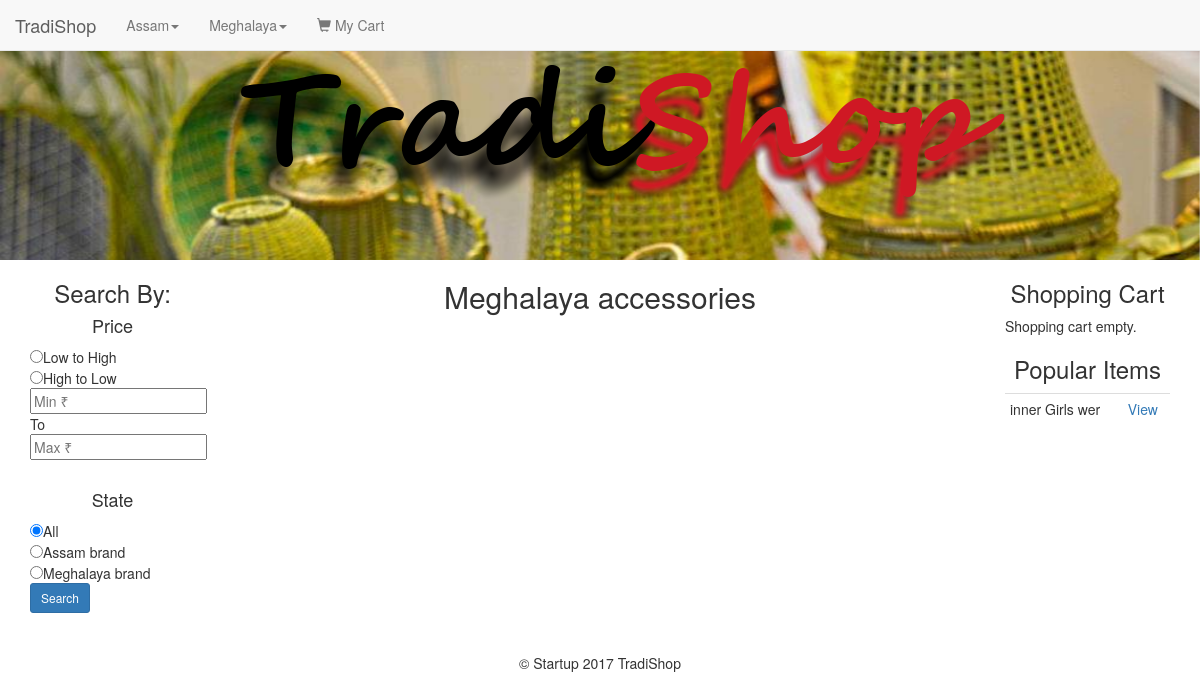
/category.php?cat=10, run on an earlier commit of the app's database.
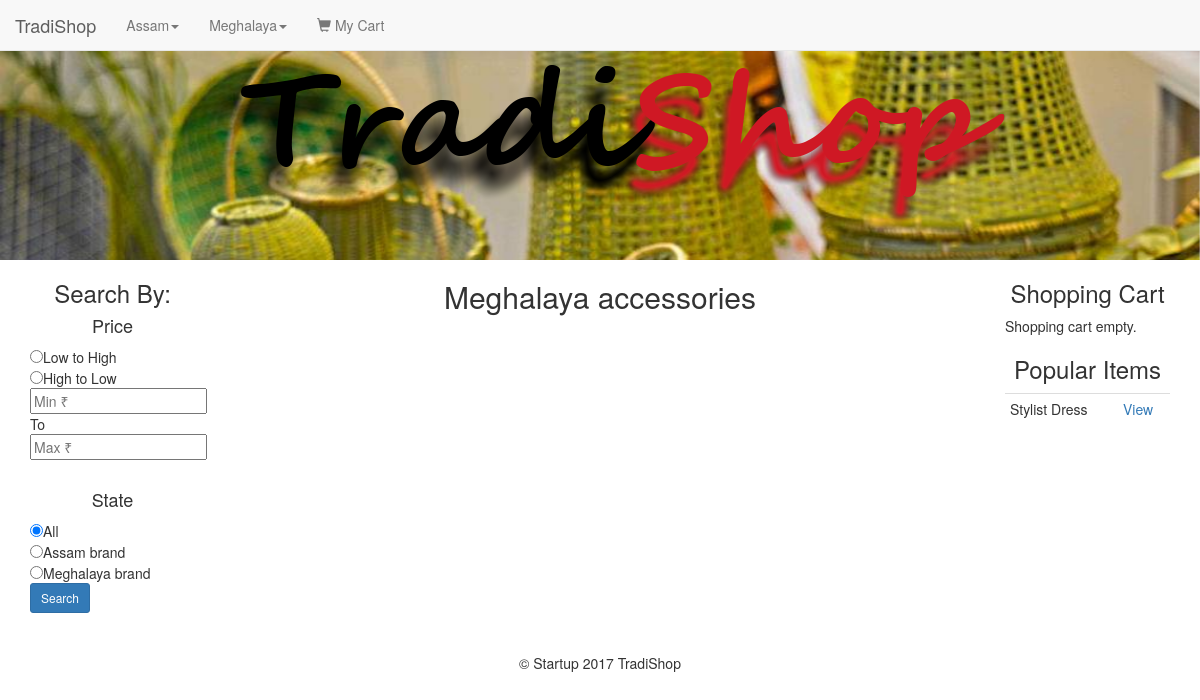
And on a later commit of the database.
### tables this page shows
CREATE TABLE `products` (
  `id` int(11) NOT NULL,
  `title` varchar(255) NOT NULL,
  `price` decimal(10,2) NOT NULL,
  `list_price` decimal(10,2) NOT NULL,
  `state` int(11) NOT NULL,
  `categories` varchar(255) NOT NULL,
  `image` varchar(255) NOT NULL,
  `description` text NOT NULL,
  `featured` tinyint(4) NOT NULL DEFAULT 0,
  `sizex` text NOT NULL,
  `deleted` tinyint(4) NOT NULL DEFAULT 0
);

### helpers/helpers.php (called while the page is built, shortened)
<?php
function sanitize($dirty)
{
  return htmlentities($dirty,ENT_QUOTES,"UTF-8");
}
function get_category($child_id){
  global $db;
  $id = sanitize($child_id);
  $sql = "SELECT p.id AS 'pid', p.category AS 'parent', c.id AS 'cid', c.category AS 'child'
          FROM categories c
          INNER JOIN categories p
          On c.parent = p.id
          WHERE c.id = '$id'";
  $query = $db->query($sql);
  $category = mysqli_fetch_assoc($query);
  return $category;
}

### category.php (the view, shortened to what this page needs)
<?php
			include "include/head.php";
		 	include "include/navigation.php";
			include "include/headerpartial.php";
			include "include/leftbar.php";
    if(isset($_GET['cat'])){
      $cat_id = sanitize($_GET['cat']);
    }else{
      $cat_id = '';
    }
      $category = get_category($cat_id);
?>
		<div class="col-md-8">
			<div class="row">
				<h2 class="text-center"><?=$category['parent'].' '.$category['child'];?></h2>
			</div>
		</div>
		<?php include "include/rightbar.php";
					include "include/footer.php";
		?>

### include/widgets/recent.php
<h3 class="text-center">Popular Items</h3>
<?php
  $transQ = $db->query("SELECT * FROM cart WHERE paid=1 ORDER BY id DESC LIMIT 5");
  $results = array();
  while ($row = mysqli_fetch_assoc($transQ)) {
    $results[] = $row;
  }
  $row_count = $transQ->num_rows;
  $used_ids =  array();
  for ($i=0; $i < $row_count; $i++) {
    $json_items  = $results[$i]['items'];
    $items = json_decode($json_items,true);
    foreach ($items as $item) {
      if(!in_array($item['id'], $used_ids)){
        $used_ids[] = $item['id'];
      }
    }
  }
 ?>
 <div id="recent_widget">
   <table class="table table-condensed">
     <?php foreach($used_ids as $id):
       $productQ = $db->query("SELECT id,title FROM products WHERE id = '{$id}'");
       $product = mysqli_fetch_assoc($productQ);
      ?>
      <tr>
        <td>
          <?=substr($product['title'],0,15);?>
        </td>
        <td>
          <a class="text-primary" onclick="detailsmodal(<?=$id;?>)">View</a>
        </td>
      </tr>
     <?php endforeach; ?>
   </table>
 </div>

What changed in the data, as far as the page shows it:
removed products: title "inner Girls wer"
added products: title "Stylist Dress"
